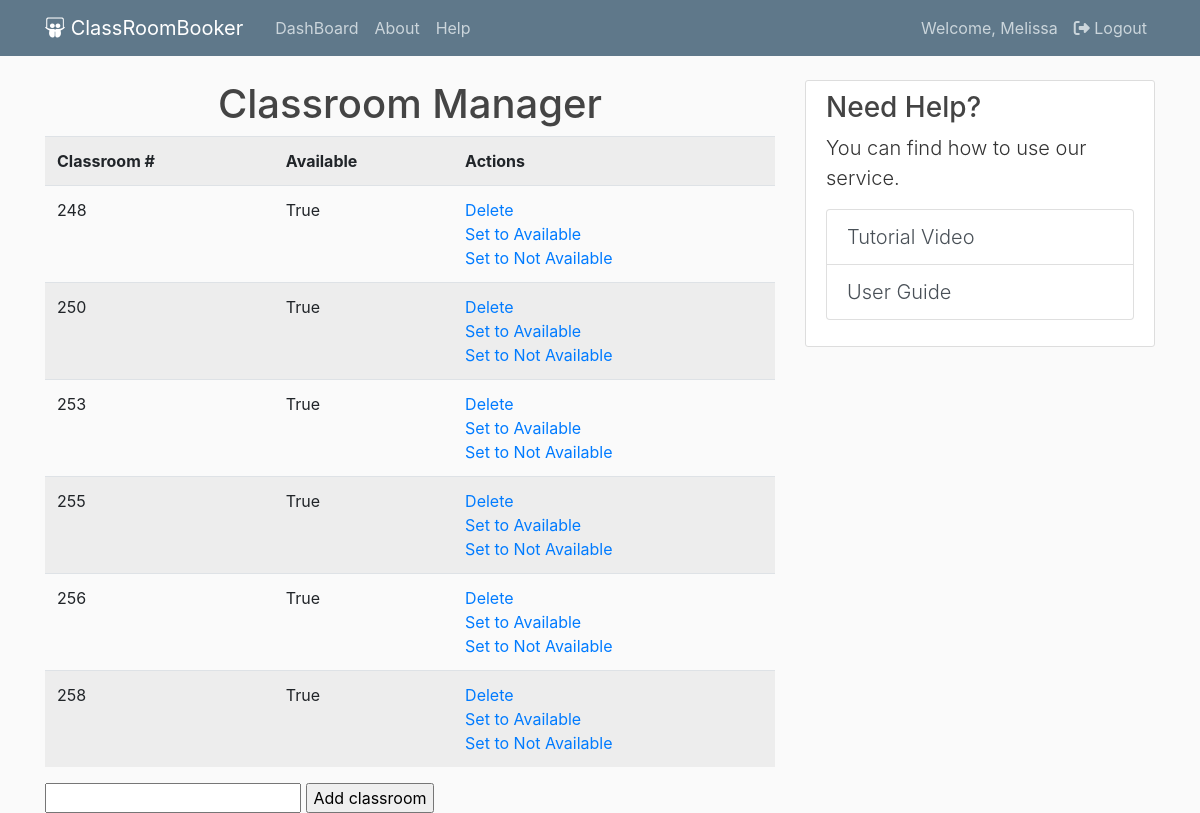
/roomstatus (signed in), run on the app's committed database.
### crb/models.py (models this page shows, shortened)
class User(db.Model, UserMixin):
    id = db.Column(db.Integer, primary_key=True)
    username = db.Column(db.String(20), unique=True, nullable=False)
    email = db.Column(db.String(120), unique=True, nullable=False)
    password = db.Column(db.String(60), nullable=False)
    email_confirmed = db.Column(db.Boolean, default=False)  # for confirmation email, default value is False.
    image_file = db.Column(db.String(20), nullable=False, default='default.jpg')
    admin = db.Column(db.Boolean, unique=False, default=False) # will make it so that only Admins can appoint a user to be an Admin.
    requests = db.relationship('Request', backref='requester')

class ClassRoom(db.Model):
    id = db.Column(db.Integer, primary_key=True)
    roomNumber = db.Column(db.String(3), unique=True, nullable=False)
    availability = db.Column(db.Boolean, unique=False, default=True)
    booked = db.Column(db.Boolean, unique=False, default=False)
    pending = db.Column(db.Boolean, unique=False, default=False)
    requests = db.relationship('Request', backref='requested')
    def __repr__(self):  # method for debugging/test
        return f"ClassRoom('{self.roomNumber}', '{self.availability}', '{self.booked}', '{self.booked}', {self.pending}', '{self.requests}')"

### crb/routes.py (the view)
@app.route("/roomstatus", methods=['POST', 'GET'])
@login_required
def roomstatus():
    if request.method == 'POST':
        roomNumber = request.form['roomNumber']
        new_room = ClassRoom(roomNumber=roomNumber)
        try:
            db.session.add(new_room)
            db.session.commit()
            return redirect('/roomstatus')
        except:
            return 'There was an issue adding a new classroom'
    else:
        rooms = ClassRoom.query.order_by(ClassRoom.id).all()
        print(rooms)
        return render_template('roomstatus.html', rooms=rooms, title='roomstatus manager')

### crb/models.py (called while the page is built)
@login_manager.user_loader
def load_user(user_id):
    return User.query.get(int(user_id))

    def __repr__(self):
        return f"Request('{self.requestingUser}', '{self.requestedRoom}', '{self.pending}', '{self.approved}', '{self.date}', {self.time}')"

### crb/templates/roomstatus.html
{% extends "layout.html" %}
{% block content %}
<div class="content">
    <h1 style="text-align: center">Classroom Manager</h1>
    {% if rooms|length < 1 %}
    <h4 style="text-align: center">There are no room. Create one below.</h4>
    {% else %}
    <table class="table table-striped">
        <tr>
            <th>Classroom #</th>
            <th>Available</th>
            <th>Actions</th>
        </tr>
        {% for room in rooms %}
            <tr>
                <td>{{ room.roomNumber }}</td>
                <td>{{ room.availability }}</td>
                <td>
                    <a href="/deleteroom/{{room.id}}">Delete</a>
                    <br>
                    <a href="/updateroom/{{room.id}}/1">Set to Available</a>
                    <br>
                    <a href="/updateroom/{{room.id}}/0">Set to Not Available</a>
                </td>
            </tr>
        {% endfor %}
    </table>
    {% endif %}
    <div class="form">
        <form action="/roomstatus" method="POST">
            <input type="text" name="roomNumber" id="roomNumber">
            <input type="submit" value="Add classroom">
        </form>
    </div>
</div>
{% endblock content %}

### crb/templates/layout.html (shortened to what this page needs)
<!DOCTYPE html>
<html>
<head>
    <link rel="stylesheet" href="https://stackpath.bootstrapcdn.com/bootstrap/4.4.1/css/bootstrap.min.css"
>
    <link rel="stylesheet" type="text/css" href="{{ url_for('static', filename='css/main.css') }}">
</head>
<body>
    <header class="site-header">
        <nav class="navbar navbar-expand-md navbar-dark bg-steel fixed-top">
            <div class="container">
                <a class="navbar-brand mr-4" href="/"><i class="fab fa-slideshare"></i> ClassRoomBooker</a>
                <div class="collapse navbar-collapse" id="navbarToggle">
                    <div class="navbar-nav mr-auto">
                        <a class="nav-item nav-link" href="{{ url_for('home') }}">DashBoard</a>
                        <a class="nav-item nav-link" href="{{ url_for('about') }}">About</a>
                        <a class="nav-item nav-link" href="{{ url_for('about') }}">Help</a>
                    </div>
                    <div class="navbar-nav">
                        {% if current_user.is_authenticated %}
                        <a class="nav-item nav-link" href="{{ url_for('account') }}">Welcome,
                            {{current_user.username}}</a>
                        <a class="nav-item nav-link" href="{{ url_for('logout') }}"><i class="fas fa-sign-out-alt"></i>
                            Logout</a>
                        {% else %}
                        <a class="nav-item nav-link" href="{{ url_for('login') }}">Login</a>
                        <a class="nav-item nav-link" href="{{ url_for('register') }}">Register</a>
                        {% endif %}
                    </div>
                </div>
            </div>
        </nav>
    </header>
    <main role="main" class="container">
        <div class="row">
            <div class="col-md-8">
                {% block content %}{% endblock %}
            </div>
            {% if current_user.is_authenticated %}
            <div class="col-md-4">
                <div class="content-section">
                    <h3>Need Help?</h3>
                    <p class='lead'>You can find how to use our service.
                        <ul class="list-group">
                            <button type="button" class="lead list-group-item list-group-item-action"
                                id="tutorial-button" data-toggle="modal" data-target="#tutorialvideo">Tutorial
                                Video</button>
                            <button type="button" class="lead list-group-item list-group-item-action"
                                data-toggle="modal" data-target="#userguide">User Guide</button>
                        </ul>
                    </p>
                </div>
            </div>
            {% endif %}
        </div>
    </main>
</body>
</html>

### crb/static/css/main.css (style rules this page uses)
body { background: #fafafa; color: #333333; margin-top: 5rem; }
h1, h2, h3, h4, h5, h6 { color: #444444; }
.bg-steel { background-color: #5f788a; }
.site-header .navbar-nav .nav-link { color: #cbd5db; }
.content-section { background: #ffffff; padding: 10px 20px; border: 1px solid #dddddd; border-radius: 3px; margin-bottom: 20px; }

### data on the page
User: username "Melissa"
ClassRoom: roomNumber "248", availability "True"
ClassRoom: roomNumber "250", availability "True"
ClassRoom: roomNumber "253", availability "True"
ClassRoom: roomNumber "255", availability "True"
ClassRoom: roomNumber "256", availability "True"
ClassRoom: roomNumber "258", availability "True"
